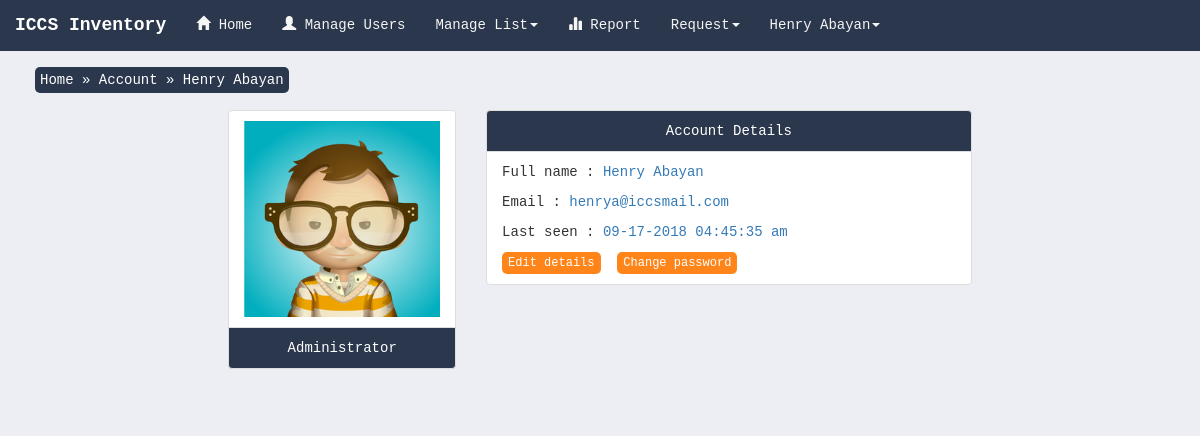
The app's page /?l=account&user=1 (signed in) with its own data.
### tables this page shows
CREATE TABLE `users_tbl` (
  `usr_id` int(11) NOT NULL,
  `usr_full_name` varchar(50) NOT NULL,
  `usr_email` varchar(50) NOT NULL,
  `usr_password` varchar(50) NOT NULL,
  `usrlvl_id` int(11) NOT NULL,
  `usr_last_seen` varchar(30) DEFAULT NULL,
  `usr_last_seen_time` varchar(50) DEFAULT NULL
);

CREATE TABLE `user_level_tbl` (
  `usrlvl_id` int(11) NOT NULL,
  `usrlvl_mark` varchar(30) NOT NULL
);

### inc/account.php (the view, shortened to what this page needs)
<?php
	$user = @$_SESSION['user'];
	if(isset($user)){
		if(isset($_GET['user'])){
			if(empty($_GET['user'])){
				error();
			}else{
				?>
				<?php
				$user_get_id = @$_GET['user'];
				$select_user = "SELECT * FROM `users_tbl` WHERE `usr_id`='$user_get_id'";
				$user_result = mysqli_query($conn,$select_user);
				$count_user = mysqli_num_rows($user_result);
				$user = mysqli_fetch_assoc($user_result);
				$user_lvl = $user['usrlvl_id'];
				if($count_user > 0){
					$select_lvl = "SELECT `usrlvl_mark` FROM `user_level_tbl` WHERE `usrlvl_id`='$user_lvl'";
					$lvl_result = mysqli_query($conn,$select_lvl);
					$lvl = mysqli_fetch_assoc($lvl_result);
										?>
					<section>
						  <div class="row">
							  	<div class="col-sm-4">
							  		<span style="background: #2a374c;padding: 5px;color: #FFF;border-radius:5px; ">
									  	<a href="./" class="breadcrumbtext">Home</a> »
									  	<a href="#" class="breadcrumbtext">Account</a> »
									  	<a href="#" class="breadcrumbtext"><?php echo $user['usr_full_name']; ?></a>
									</span>
							  	</div>
							  	<div class="col-sm-2"></div>
							  	<div class="col-sm-2"></div>
							  	<div class="col-sm-2"></div>
							  	<div class="col-sm-2"></div>
						</div>
					</section>
					<section>
						<div class="row">
							<div class="col-sm-2"></div>
							<div class="col-sm-8">
								<div class="row">
									<div class="col-sm-4">
										<ul class="list-group">
											<li class="list-group-item"><img  style="width:100%;" src="./design/default_pic.png"></li>
											<li class="list-group-item" style="background: #2a374c;color:white;text-align: center;"><?php echo $lvl['usrlvl_mark'];
	 ?></li>
										</ul>
									</div>
									<div class="col-sm-8">
										<ul class="list-group">
											<li class="list-group-item" style="background: #2a374c;color:white;text-align: center;">Account Details</li>
	 										<li class="list-group-item">
	 											<p>Full name : <a href="#"><?php echo $user['usr_full_name']; ?></a></p>
	 											<p>Email : <a href="#"><?php echo $user['usr_email']; ?></a></p>
	 											<p>Last seen : <a href="#"><?php echo $user['usr_last_seen'].' '.$user['usr_last_seen_time']; ?></a></p>
	 											<input type="submit" class="btn btn-xs" name="sign_in_submit" value="Edit details" style="background: #FF851B;color: #FFF;border-radius:5px; " data-toggle="modal" data-target="#edit">&nbsp;
	 											<input type="submit" class="btn btn-xs" name="sign_in_submit" value="Change password" style="background: #FF851B;color: #FFF;border-radius:5px; ">
	 										</li>
										</ul>
									</div>
								</div>
							</div>
							<div class="col-sm-2"></div>
						</div>
					</section>
					<?php
				}else{
					error();
				}
			}
		}else{
			error();
		}
	}else{
		error();
	}
?>

### design/main.css (style rules this page uses)
body { background: white; font-family: monospace; }
section { margin: 20px; }
.breadcrumbtext:link { color: #FFF; }

### index.php (style rules this page uses)
body { background: #EDEEF3; }

### records on screen
users_tbl: usr_full_name "Henry Abayan", usr_email "henrya@iccsmail.com", usr_last_seen "09-17-2018", usr_last_seen_time "04:45:35 am"
user_level_tbl: usrlvl_mark "Administrator"

### other values on screen
$_SESSION['user'] "Henry Abayan"
